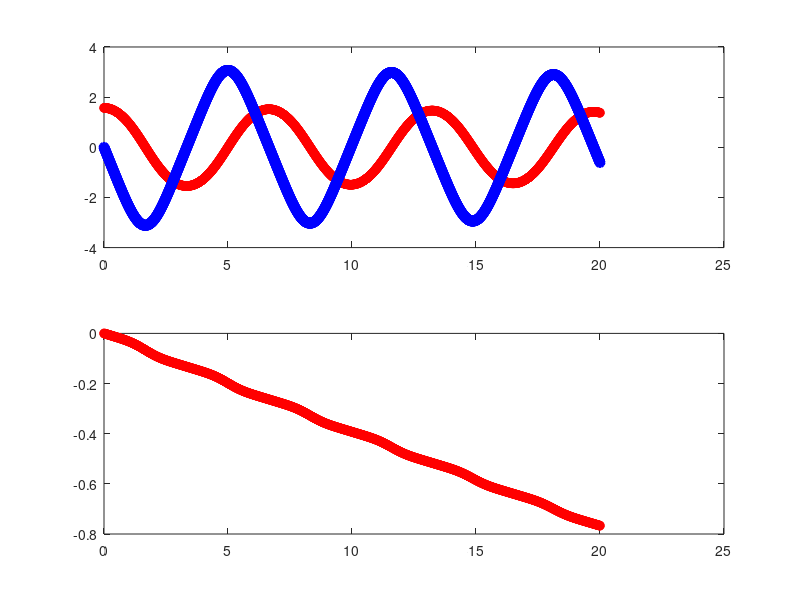

MATLAB code to generate this figure:
%
% Solve the pendulum ODE
%
% theta' = omega
% omega' = -g/ell * sin(theta)
%
% using Collatz scheme
%
% theta(k+1/2) = theta(k)+(dt/2)*omega(k)
% omega(k+1/2) = omega(k)-(dt/2)*(g/ell)*sin(theta(k))
%
% theta(k+1) = theta(k)+dt*omega(k+1/2)
% omega(k+1) = omega(k)-dt*(g/ell)*sin(theta(k+1/2))
%
T_max = 20;
g     = 9.81;
ell   = 2;
%
% mesh point
%
%
% set initial data
%
t     = [0];
theta = [pi/2];
omega = [0];
%
% Advance
%
dt = 0.01;
while t(end) < T_max
  theta1 = theta(end)+(dt/2)*omega(end);
  omega1 = omega(end)-(dt/2)*(g/ell)*sin(theta(end));
  theta2 = theta(end)+(dt/2)*omega1;
  omega2 = omega(end)-(dt/2)*(g/ell)*sin(theta1);
  % append solution
  t(end+1)     = t(end) + dt;
  theta(end+1) = theta2;
  omega(end+1) = omega2;
end
%
% plot
%
close all;
subplot(2,1,1);
% plot a red circle with the exact solution
hold off
plot( t, theta, 'o-', 'LineWidth', 1, 'Color', 'red' );
hold on
plot( t, omega, 'o-', 'LineWidth', 2, 'Color', 'blue' );

subplot(2,1,2);
% plot a red circle with the exact solution
E = (1/2)*omega.^2-(g/ell)*cos(theta);
plot( t, E, 'o-', 'LineWidth', 1, 'Color', 'red' );
